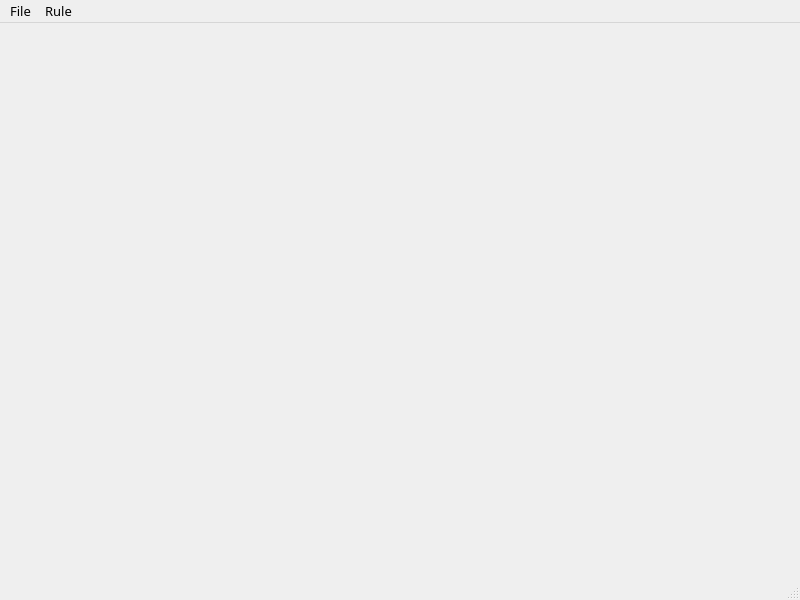
<?xml version="1.0" encoding="UTF-8"?>
<ui version="4.0">
 <class>MainWindow</class>
 <widget class="QMainWindow" name="MainWindow">
  <property name="geometry">
   <rect>
    <x>0</x>
    <y>0</y>
    <width>800</width>
    <height>600</height>
   </rect>
  </property>
  <property name="windowTitle">
   <string>Hexes</string>
  </property>
  <widget class="QWidget" name="centralwidget"/>
  <widget class="QMenuBar" name="menubar">
   <property name="geometry">
    <rect>
     <x>0</x>
     <y>0</y>
     <width>800</width>
     <height>20</height>
    </rect>
   </property>
   <property name="font">
    <font>
     <family>CommitMono</family>
     <pointsize>10</pointsize>
    </font>
   </property>
   <widget class="QMenu" name="menuFile">
    <property name="title">
     <string>File</string>
    </property>
    <widget class="QMenu" name="menuRecent_Files">
     <property name="title">
      <string>Recent Files</string>
     </property>
     <addaction name="separator"/>
     <addaction name="actionClear_Recents_2"/>
    </widget>
    <addaction name="actionNew"/>
    <addaction name="actionOpen"/>
    <addaction name="actionClose"/>
    <addaction name="separator"/>
    <addaction name="actionSave_Rule_File"/>
    <addaction name="actionSave_As"/>
    <addaction name="actionOpen_Rule_File"/>
    <addaction name="separator"/>
    <addaction name="actionSave_all"/>
    <addaction name="actionClose_all"/>
    <addaction name="separator"/>
    <addaction name="menuRecent_Files"/>
    <addaction name="separator"/>
    <addaction name="actionExit"/>
   </widget>
   <widget class="QMenu" name="menuRule">
    <property name="title">
     <string>Rule</string>
    </property>
    <addaction name="actionAdd_Rule"/>
    <addaction name="actionEdit_Rule"/>
    <addaction name="actionPop_Rule"/>
    <addaction name="separator"/>
    <addaction name="actionDelete_Rule"/>
    <addaction name="actionClear_Rules"/>
    <addaction name="separator"/>
    <addaction name="actionRun_Rules"/>
   </widget>
   <addaction name="menuFile"/>
   <addaction name="menuRule"/>
  </widget>
  <widget class="QStatusBar" name="statusbar"/>
  <action name="actionAdd_Rule">
   <property name="text">
    <string>Add Rule</string>
   </property>
   <property name="font">
    <font>
     <family>CommitMono</family>
     <pointsize>8</pointsize>
    </font>
   </property>
  </action>
  <action name="actionEdit_Rule">
   <property name="text">
    <string>Edit Rule</string>
   </property>
   <property name="font">
    <font>
     <family>CommitMono</family>
     <pointsize>8</pointsize>
    </font>
   </property>
  </action>
  <action name="actionDelete_Rule">
   <property name="text">
    <string>Delete Rule</string>
   </property>
   <property name="font">
    <font>
     <family>CommitMono</family>
     <pointsize>8</pointsize>
    </font>
   </property>
  </action>
  <action name="actionPop_Rule">
   <property name="text">
    <string>Pop Rule</string>
   </property>
   <property name="font">
    <font>
     <family>CommitMono</family>
     <pointsize>8</pointsize>
    </font>
   </property>
  </action>
  <action name="actionRun_Rules">
   <property name="text">
    <string>Run Rules</string>
   </property>
   <property name="font">
    <font>
     <family>CommitMono</family>
     <pointsize>8</pointsize>
    </font>
   </property>
  </action>
  <action name="actionNew">
   <property name="text">
    <string>New</string>
   </property>
   <property name="font">
    <font>
     <family>CommitMono</family>
     <pointsize>8</pointsize>
    </font>
   </property>
  </action>
  <action name="actionOpen">
   <property name="text">
    <string>Open</string>
   </property>
   <property name="font">
    <font>
     <family>CommitMono</family>
     <pointsize>8</pointsize>
    </font>
   </property>
  </action>
  <action name="actionClose">
   <property name="text">
    <string>Close</string>
   </property>
   <property name="font">
    <font>
     <family>CommitMono</family>
     <pointsize>8</pointsize>
    </font>
   </property>
  </action>
  <action name="actionSave">
   <property name="text">
    <string>Save</string>
   </property>
   <property name="font">
    <font>
     <family>CommitMono</family>
     <pointsize>8</pointsize>
    </font>
   </property>
  </action>
  <action name="actionSave_As">
   <property name="text">
    <string>Save as...</string>
   </property>
   <property name="font">
    <font>
     <family>CommitMono</family>
     <pointsize>8</pointsize>
    </font>
   </property>
  </action>
  <action name="actionSave_all">
   <property name="text">
    <string>Save all</string>
   </property>
   <property name="font">
    <font>
     <family>CommitMono</family>
     <pointsize>8</pointsize>
    </font>
   </property>
  </action>
  <action name="actionClose_all">
   <property name="text">
    <string>Close all</string>
   </property>
   <property name="font">
    <font>
     <family>CommitMono</family>
     <pointsize>8</pointsize>
    </font>
   </property>
  </action>
  <action name="actionExit">
   <property name="text">
    <string>Exit</string>
   </property>
   <property name="font">
    <font>
     <family>CommitMono</family>
     <pointsize>8</pointsize>
    </font>
   </property>
  </action>
  <action name="actionClear_Rules">
   <property name="text">
    <string>Clear Rules</string>
   </property>
   <property name="font">
    <font>
     <family>CommitMono</family>
     <pointsize>8</pointsize>
    </font>
   </property>
  </action>
  <action name="actionRecentFiles">
   <property name="text">
    <string>RecentFiles</string>
   </property>
  </action>
  <action name="actionClear_Recents">
   <property name="text">
    <string>Clear Recents</string>
   </property>
   <property name="font">
    <font>
     <family>CommitMono</family>
     <pointsize>7</pointsize>
    </font>
   </property>
  </action>
  <action name="actionOpen_Rule_File">
   <property name="text">
    <string>Open Rule File</string>
   </property>
   <property name="font">
    <font>
     <family>CommitMono</family>
     <pointsize>8</pointsize>
    </font>
   </property>
  </action>
  <action name="actionSave_Rule_File">
   <property name="text">
    <string>Save Rule File</string>
   </property>
   <property name="font">
    <font>
     <family>CommitMono</family>
     <pointsize>8</pointsize>
    </font>
   </property>
  </action>
  <action name="actionClear_Recents_2">
   <property name="text">
    <string>Clear Recents</string>
   </property>
   <property name="font">
    <font>
     <family>CommitMono</family>
     <pointsize>8</pointsize>
    </font>
   </property>
  </action>
 </widget>
 <resources/>
 <connections/>
</ui>
